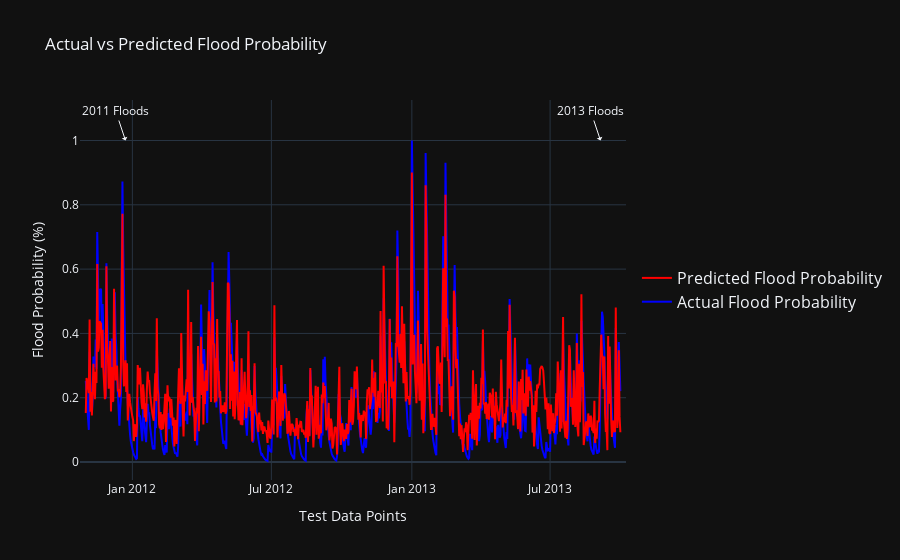

The notebook cell this image was saved under:
### Markdown cell above
<a id='Results'></a>
## 3. Results

### Code cell
import plotly.graph_objects as go
from sklearn.svm import SVR
from sklearn.preprocessing import StandardScaler
from sklearn.pipeline import make_pipeline
from sklearn.metrics import mean_squared_error, r2_score

# Assuming you've already trained your model and have X_test, y_test ready
svr_pipeline = make_pipeline(StandardScaler(), SVR())
svr_pipeline.fit(X_train, y_train)
y_pred_svr = svr_pipeline.predict(data[features])

# Evaluating the model
mse_svr = mean_squared_error(data[target], y_pred_svr)
r2_svr = r2_score(data[target], y_pred_svr)

# Creating a plotly graph
fig = go.Figure()
fig.add_trace(go.Scatter(x=data['datetime'], y=data[target].values, mode='lines', name='Actual Flood Probability', line=dict(color='blue', width=2)))
fig.add_trace(go.Scatter(x=data['datetime'], y=y_pred_svr, mode='lines', name='Predicted Flood Probability', line=dict(color='red', width=2)))

# Adding annotations
annotations = [
    dict(x='2011-12-23', y=1, text="2011 Floods", showarrow=True, arrowhead=1),
    dict(x='2013-09-05', y=1, text="2013 Floods", showarrow=True, arrowhead=1),
    # Add more annotations here
]

# Updating layout
fig.update_layout(title='Actual vs Predicted Flood Probability',
                  xaxis_title='Test Data Points',
                  yaxis_title='Flood Probability (%)',
                  template="plotly_dark",
                  legend=dict(y=0.5, traceorder='reversed', font_size=16),
                 annotations=annotations)

fig.show()

print("MSE:", mse_svr)
print("R2 Score:", r2_svr)
print("First 5 Predictions:", y_pred_svr[:5])

### Figure 1 — Plotly figure (JSON) as saved in the notebook; plotly's stock layout.template omitted (floating-point values rounded to 4 significant figures; data arrays with more than 128 entries replaced by an {"elided": "..."} marker saying what was removed)
{"data": [{"line": {"color": "blue", "width": 2}, "mode": "lines", "name": "Actual Flood Probability", "type": "scatter", "x": {"elided": "701 str values"}, "y": {"elided": "701 float values"}}, {"line": {"color": "red", "width": 2}, "mode": "lines", "name": "Predicted Flood Probability", "type": "scatter", "x": {"elided": "701 str values"}, "y": {"elided": "701 float values"}}], "layout": {"annotations": [{"arrowhead": 1, "showarrow": true, "text": "2011 Floods", "x": "2011-12-23", "y": 1}, {"arrowhead": 1, "showarrow": true, "text": "2013 Floods", "x": "2013-09-05", "y": 1}], "autosize": true, "dragmode": "zoom", "legend": {"font": {"size": 16}, "traceorder": "reversed", "x": 1.02, "y": 0.5}, "title": {"text": "Actual vs Predicted Flood Probability"}, "xaxis": {"autorange": true, "range": ["2011-11-01", "2013-10-01"], "title": {"text": "Test Data Points"}, "type": "date"}, "yaxis": {"autorange": true, "range": [-0.06552, 1.309], "title": {"text": "Flood Probability (%)"}, "type": "linear"}}}
